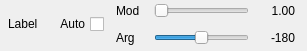
<?xml version="1.0" encoding="UTF-8"?>
<ui version="4.0">
 <class>ComplexFactorGUI</class>
 <widget class="QWidget" name="ComplexFactorGUI">
  <property name="geometry">
   <rect>
    <x>0</x>
    <y>0</y>
    <width>307</width>
    <height>51</height>
   </rect>
  </property>
  <property name="sizePolicy">
   <sizepolicy hsizetype="MinimumExpanding" vsizetype="MinimumExpanding">
    <horstretch>0</horstretch>
    <verstretch>0</verstretch>
   </sizepolicy>
  </property>
  <property name="minimumSize">
   <size>
    <width>0</width>
    <height>30</height>
   </size>
  </property>
  <property name="windowTitle">
   <string>Form</string>
  </property>
  <widget class="QWidget" name="horizontalLayoutWidget">
   <property name="geometry">
    <rect>
     <x>0</x>
     <y>0</y>
     <width>301</width>
     <height>48</height>
    </rect>
   </property>
   <layout class="QHBoxLayout" name="horizontalLayout">
    <property name="leftMargin">
     <number>8</number>
    </property>
    <item>
     <widget class="QLabel" name="label">
      <property name="minimumSize">
       <size>
        <width>40</width>
        <height>0</height>
       </size>
      </property>
      <property name="text">
       <string>Label</string>
      </property>
     </widget>
    </item>
    <item>
     <widget class="QCheckBox" name="automatic">
      <property name="layoutDirection">
       <enum>Qt::RightToLeft</enum>
      </property>
      <property name="text">
       <string>Auto</string>
      </property>
     </widget>
    </item>
    <item>
     <layout class="QVBoxLayout" name="verticalLayout">
      <property name="leftMargin">
       <number>6</number>
      </property>
      <property name="rightMargin">
       <number>6</number>
      </property>
      <item>
       <layout class="QHBoxLayout" name="moduleLayout">
        <item>
         <widget class="QLabel" name="moduleLabel">
          <property name="minimumSize">
           <size>
            <width>32</width>
            <height>0</height>
           </size>
          </property>
          <property name="text">
           <string>Mod</string>
          </property>
         </widget>
        </item>
        <item>
         <widget class="QSlider" name="module">
          <property name="toolTip">
           <string>Normalized module</string>
          </property>
          <property name="minimum">
           <number>0</number>
          </property>
          <property name="maximum">
           <number>100</number>
          </property>
          <property name="pageStep">
           <number>1</number>
          </property>
          <property name="orientation">
           <enum>Qt::Horizontal</enum>
          </property>
         </widget>
        </item>
        <item>
         <widget class="QLabel" name="moduleText">
          <property name="minimumSize">
           <size>
            <width>40</width>
            <height>0</height>
           </size>
          </property>
          <property name="text">
           <string>1.00</string>
          </property>
          <property name="alignment">
           <set>Qt::AlignRight|Qt::AlignTrailing|Qt::AlignVCenter</set>
          </property>
         </widget>
        </item>
       </layout>
      </item>
      <item>
       <layout class="QHBoxLayout" name="argLayout">
        <item>
         <widget class="QLabel" name="argLabel">
          <property name="minimumSize">
           <size>
            <width>32</width>
            <height>0</height>
           </size>
          </property>
          <property name="text">
           <string>Arg</string>
          </property>
         </widget>
        </item>
        <item>
         <widget class="QSlider" name="arg">
          <property name="toolTip">
           <string>Argument (angle) in degrees</string>
          </property>
          <property name="minimum">
           <number>-180</number>
          </property>
          <property name="maximum">
           <number>180</number>
          </property>
          <property name="pageStep">
           <number>1</number>
          </property>
          <property name="orientation">
           <enum>Qt::Horizontal</enum>
          </property>
         </widget>
        </item>
        <item>
         <widget class="QLabel" name="argText">
          <property name="minimumSize">
           <size>
            <width>40</width>
            <height>0</height>
           </size>
          </property>
          <property name="text">
           <string>-180</string>
          </property>
          <property name="alignment">
           <set>Qt::AlignRight|Qt::AlignTrailing|Qt::AlignVCenter</set>
          </property>
         </widget>
        </item>
       </layout>
      </item>
     </layout>
    </item>
   </layout>
  </widget>
 </widget>
 <resources/>
 <connections/>
</ui>
